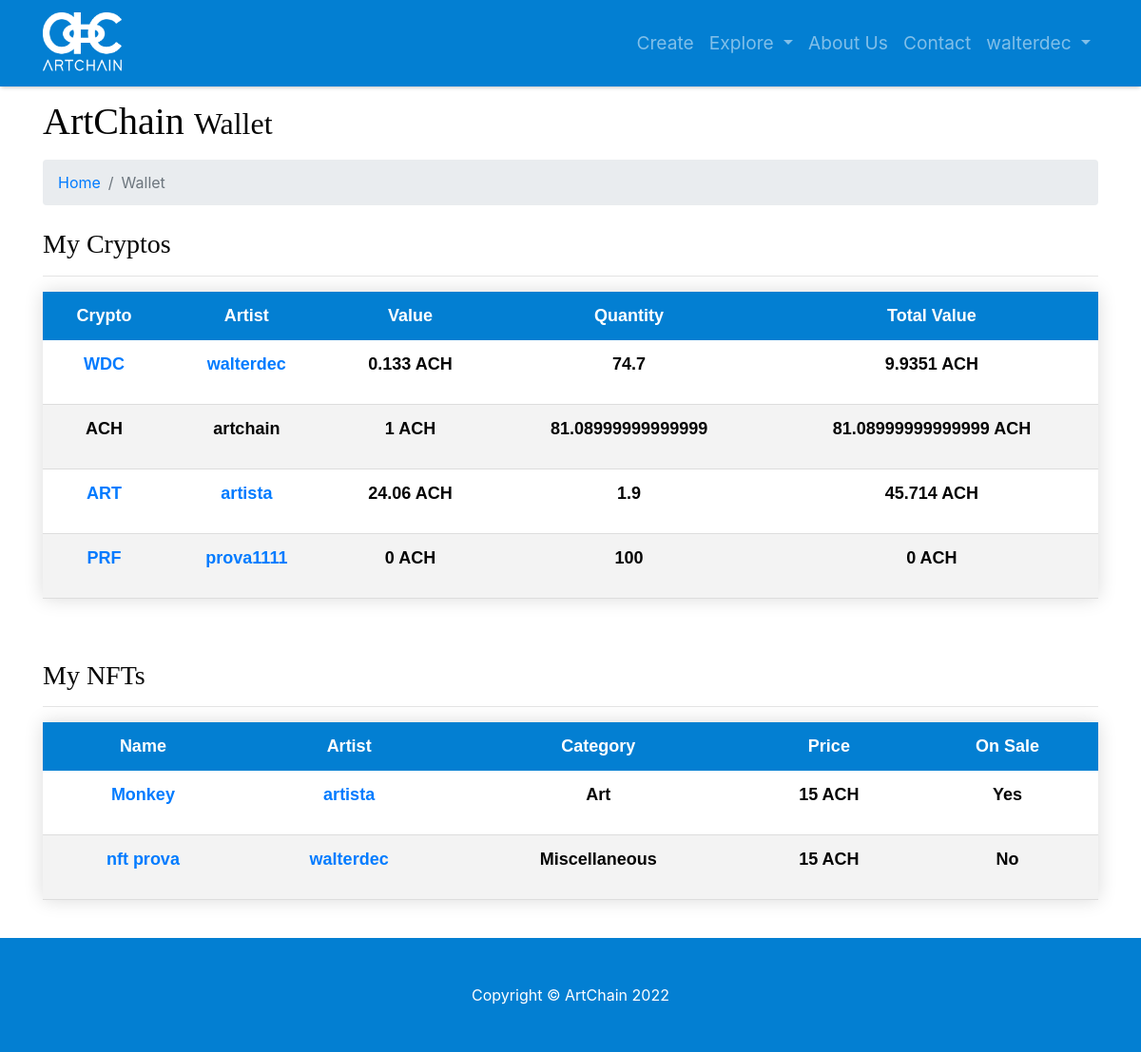
The page /myaccount-mywallet (signed in) on the database as committed earlier.
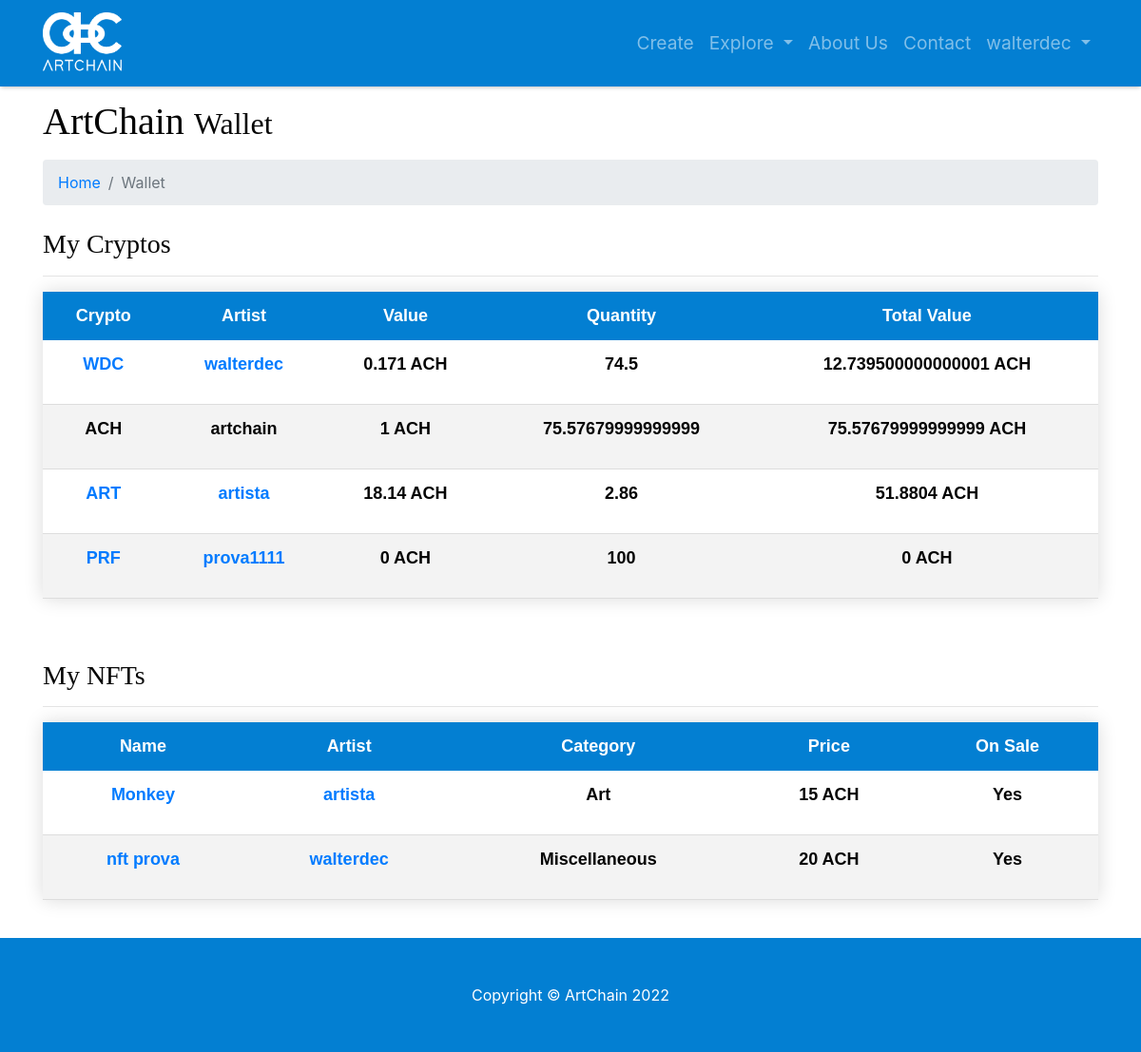
The same page on the database as committed later.
### model.py (models this page shows)
class User(db.Model):
    __tablename__ = 'users'
    id = db.Column(db.Integer, unique=True, primary_key=True)
    username = db.Column(db.String(64), unique=True, index=True)
    password = db.Column(db.String(64))
    email = db.Column(db.String(64), unique=True)
    role_id = db.Column(db.Integer, db.ForeignKey('roles.id'))
    name = db.Column(db.String(64))
    surname = db.Column(db.String(64))
    category = db.Column(db.String(64), default=False)
    profile_pic_src = db.Column(db.String(64))
    insta = db.Column(db.Integer)
    instaname = db.Column(db.String(64))
    face = db.Column(db.Integer)
    facename = db.Column(db.String(64))
    twitter = db.Column(db.Integer)
    twittername = db.Column(db.String(64))
    yt = db.Column(db.Integer)
    ytname = db.Column(db.String(64))
    tiktok = db.Column(db.Integer)
    tiktokname = db.Column(db.String(64))
    twitch = db.Column(db.Integer)
    twitchname = db.Column(db.String(64))
    applemusic = db.Column(db.Integer)
    applemusicname = db.Column(db.String(64))
    spotify = db.Column(db.Integer)
    spotifyname = db.Column(db.String(64))
    soundcloud = db.Column(db.Integer)
    soundcloudname = db.Column(db.String(64))
    sales = db.Column(db.Integer)
    value = db.Column(db.Integer)

class Crypto(db.Model):
    __tablename__ = 'cryptos'
    id = db.Column(db.Integer, primary_key=True, unique=True)
    user_id = db.Column(db.Integer)
    name = db.Column(db.String(64), unique=True)
    value = db.Column(db.Float)

class Wallet(db.Model):
    __tablename__ = 'wallets'
    id = db.Column(db.Integer, primary_key=True, unique=True)
    user_id = db.Column(db.Integer)
    crypto_id = db.Column(db.Integer)
    amount = db.Column(db.Integer)

class NFT(db.Model):
    __tablename__ = 'nfts'
    id = db.Column(db.Integer, primary_key=True)
    name = db.Column(db.String(64))
    category = db.Column(db.String(64))
    description = db.Column(db.Text)
    price = db.Column(db.Float)
    creator_id = db.Column(db.String(64), index=True)
    owner_id = db.Column(db.String(64))
    on_sale = db.Column(db.Boolean(1))
    img_src = db.Column(db.String(64))

### app.py (the view)
@app.route('/myaccount-mywallet', endpoint='mywallet')
def my_wallet():
    try:
        if session['username']:
            user = session['username']
            for row in db.session.query(model.User).filter_by(username=user):
                user_logged_in = row
    except KeyError:
        return forbidden(KeyError)
    users_dictionary = {}
    crypto_dictionary = {}
    wallet_dictionary = {}
    wallet_list = db.session.query(model.Wallet).filter_by(user_id=user_logged_in.id).all()
    cryptos_list = db.session.query(model.Crypto).all()
    for cryptocurrency in cryptos_list:
        users_dictionary[cryptocurrency.user_id] = (db.session.query(model.User).filter_by
                                                    (id=cryptocurrency.user_id).first())
    for row in wallet_list:
        crypto_dictionary[row.crypto_id] = (db.session.query(model.Crypto).filter_by
                                            (id=row.crypto_id).first())
        wallet_dictionary[row.crypto_id] = row
    nfts_list = db.session.query(model.NFT).filter_by(owner_id=user_logged_in.id).all()
    return render_template('myaccount-mywallet.html', user=user_logged_in,
                           users_dictionary=users_dictionary, crypto_dictionary=crypto_dictionary,
                           wallet_dictionary=wallet_dictionary, nfts_list=nfts_list)

### templates/myaccount-mywallet.html (shortened to what this page needs)
{% include 'main-template.html' %}
{% block content %}
<head>
</head>
<div class="container">
   <h1 class="mt-4 mb-3">ArtChain
      <small>Wallet</small>
   </h1>
   <ol class="breadcrumb">
      <li class="breadcrumb-item">
         <a href="/">Home</a>
      </li>
      <li class="breadcrumb-item active">Wallet</li>
   </ol>
   <div class="mt-4 mb-3">
      <h3>My Cryptos</h3>
      <hr>
      {% if not crypto_dictionary %}
      <h5 class="text-center">You have no cryptos in your wallet.</h5>
      {% else %}
      <table class="styled-table">
         <thead>
            <tr>
               <th>Crypto</th>
               <th>Artist</th>
               <th>Value</th>
               <th>Quantity</th>
               <th>Total Value</th>
            </tr>
         </thead>
         <tbody>
            {% for crypto in crypto_dictionary.values() %}
            {% if crypto.name == 'ACH' %}
            <tr class="mt-5">
               <th>
                  <p>{{crypto.name}}</p>
               </th>
               <th>
                  <p>
                     {{users_dictionary.get(crypto.user_id).username}}
                  </p>
               </th>
               <th>
                  <p>{{users_dictionary.get(crypto.user_id).value}} ACH</p>
               </th>
               <th>
                  <p>{{wallet_dictionary.get(crypto.id).amount}}</p>
               </th>
               <th>
                  <p>{{wallet_dictionary.get(crypto.id).amount*users_dictionary.get(crypto.user_id).value}} ACH</p>
               </th>
            </tr>
            {% else %}
            <tr class="mt-5">
               <th>
                  <p><a href="item/crypto/{{crypto.name}}">{{crypto.name}}</a></p>
               </th>
               <th>
                  <p><a href="profile/{{users_dictionary.get(crypto.user_id).username}}">
                     {{users_dictionary.get(crypto.user_id).username}}
                     </a>
                  </p>
               </th>
               <th>
                  <p>{{users_dictionary.get(crypto.user_id).value}} ACH</p>
               </th>
               <th>
                  <p>{{wallet_dictionary.get(crypto.id).amount}}</p>
               </th>
               <th>
                  <p>{{wallet_dictionary.get(crypto.id).amount*users_dictionary.get(crypto.user_id).value}} ACH</p>
               </th>
            </tr>
            {% endif %}
            {% endfor %}
         </tbody>
      </table>
      {% endif %}
   </div>
   <br>
   <div class="mt-4 mb-3">
      <h3>My NFTs</h3>
      <hr>
      {% if not nfts_list %}
      <h5 class="text-center">You have no NFTs in your wallet.</h5>
      {% else %}
      <table class="styled-table">
         <thead>
            <tr>
               <th>Name</th>
               <th>Artist</th>
               <th>Category</th>
               <th>Price</th>
               <th>On Sale</th>
            </tr>
         </thead>
         <tbody>
            {% for nft in nfts_list %}
            <tr>
               <th>
                  <p><a href="item/nft/{{nft.name}}">{{nft.name}}</a></p>
               </th>
               <th>
                  <p><a href="profile/{{users_dictionary.get(nft.creator_id).username}}">{{users_dictionary.get(nft.creator_id).username}}</a></p>
               </th>
               <th>
                  <p>{{nft.category}}</p>
               </th>
               <th>
                  <p>{{nft.price}} ACH</p>
               </th>
               {% if nft.on_sale %}
               <th>
                  <p>Yes</p>
               </th>
               {% else %}
               <th>
                  <p>No</p>
               </th>
               {% endif %}
            </tr>
            {% endfor %}
         </tbody>
      </table>
      {% endif %}
   </div>
   <br>
</div>
{% endblock content %}
{% include 'footer.html' %}

### templates/main-template.html (shortened to what this page needs)
<!DOCTYPE html>
<html lang="en">
   <head>
      <link href="{{url_for('static',filename='vendor/bootstrap/css/bootstrap.css')}}" rel="stylesheet">
      <link href="{{url_for('static',filename='css/modern-business.css')}}" rel="stylesheet">
   </head>
   <body>
      <nav class="navbar fixed-top navbar-expand-lg navbar-dark fixed-top">
         <div class="container">
            <a class="navbar-brand" href="/"><img src="{{url_for('static',filename='images/logos/artchain_logo_white.png')}}" width="85" height="65"></a>
            <div class="collapse navbar-collapse" id="navbarResponsive">
               <ul class="navbar-nav ml-auto">
                  {% if session.username %}
                  <li class="nav-item">
                     <a class="nav-link" href="/create">Create</a>
                  </li>
                  {% endif %}
                  <li class="nav-item dropdown">
                     <a class="nav-link dropdown-toggle" href="#" id="navbarDropdownPages" data-toggle="dropdown" aria-haspopup="true" aria-expanded="false">
                     Explore
                     </a>
                  </li>
                  <li class="nav-item">
                     <a class="nav-link" href="/about">About Us</a>
                  </li>
                  <li class="nav-item">
                     <a class="nav-link" href="/contact">Contact</a>
                  </li>
                  {% if session.username %}
                  <li class="nav-item dropdown">
                     <a class="nav-link dropdown-toggle" href="#" id="navbarDropdownBlog" data-toggle="dropdown" aria-haspopup="true" aria-expanded="false">
                     {{session.username}}
                     </a>
                  </li>
                  {% endif %}
               </ul>
            </div>
         </div>
      </nav>
      <br>
   </body>
</html>

### templates/footer.html
<footer class="py-5 bg-dark">
   <div class="container">
      <p class="m-0 text-center text-white">Copyright &copy; ArtChain 2022</p>
   </div>
</footer>

### static/css/modern-business.css (style rules this page uses)
body { padding-top: 56px; }
th { padding: 10%; }
thead { background-color: #117CC4; }
.bg-dark { background-color: #037FD2; }
nav { box-shadow: 0 2px 4px -1px rgba(0,0,0,0.25); font-size: larger; }
h1 { font-family: building; }
h3 { font-family: building; }
.navbar { box-shadow: 0 2px 4px -1px rgba(0,0,0,0.25); background-color: #037FD2; }
.styled-table { border-radius: 0.25rem; border-collapse: collapse; margin: auto; font-size: large; text-align: center; font-family: sans-serif; table-layout: auto; width: 100%; box-shadow: 0 0 20px rgba(0, 0, 0, 0.15); border-bottom: #037FD2; vertical-align: center; }
thead { -moz-border-radius: 5px 0 0 0; }
.styled-table thead tr { height: auto; background-color: #037FD2; color: #ffffff; font-size: large; }
.styled-table th, .styled-table td { padding: 12px 15px; }
.styled-table tbody tr { border-bottom: 1px solid #dddddd; }
.styled-table tbody tr:nth-of-type(even) { background-color: #f3f3f3; }

Rows that differ between the two databases and show on the page:
changed User "walterdec": get "0.133" → "0.171"
changed Wallet (number 1 of 4 on the later page): get "74.7" → "74.5"; get "9.9351" → "12.739500000000001"
changed Wallet (number 2 of 4 on the later page): get "81.08999999999999" → "75.57679999999999"
changed User "artista": get "24.06" → "18.14"
changed Wallet (number 3 of 4 on the later page): get "1.9" → "2.86"; get "45.714" → "51.8804"
changed NFT "nft prova": price "15" → "20"; on_sale "No" → "Yes"
